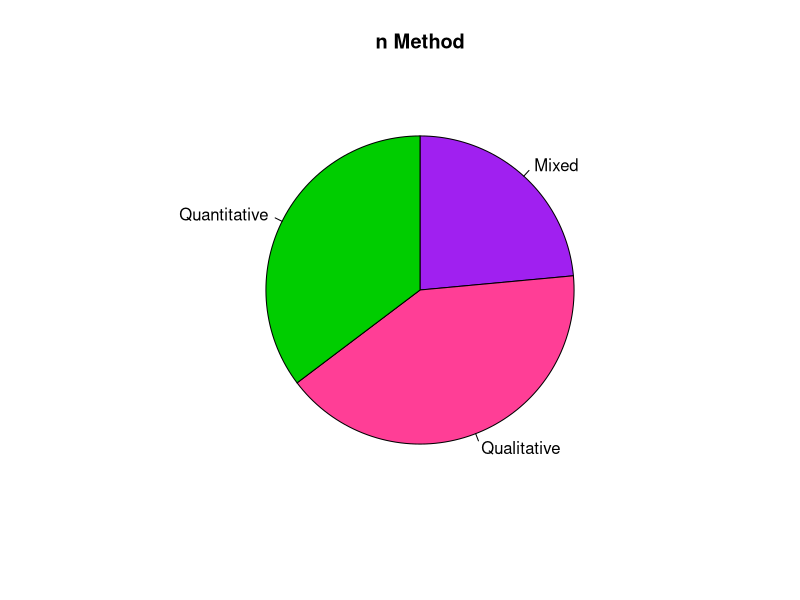
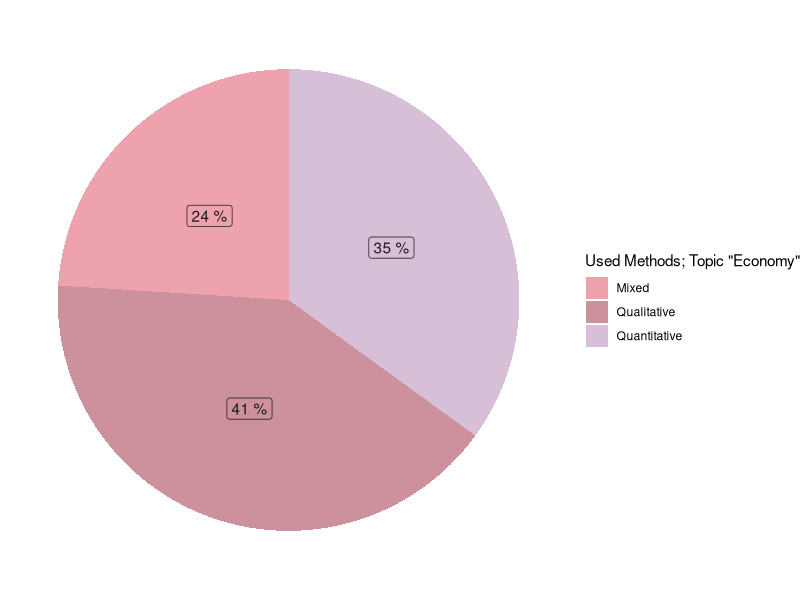

Here is the R script that generated these plots, in order:
### Method extraction for the different topics###
library(readxl)
library(tidyverse)
library(ggplot2)
#library(MetBrewer)

#Use the excel sheet
Thesis <- read_excel("./methods-excel.xlsx", sheet = 1)

### In order to show a plot for the main topics, the topics have to be extracted
### 

#Summary of main topics
Thesis$Main_topic_1
Thesis$Main_topic_2

###############################################################################
#I decided ti use the gather function and have up to two main topics. 
#Else this code would work:

#Sort by Main topics (Main_topic_1) to make a new pie chart
#Nutrition <- Thesis %>% 
#  filter(Main_topic_1 == "Nutrition")
#Show Summary
#Nutrition
#Count "Nutrition" values
#count(Nutrition)

#Now same for second main topic
#Nutrition2 <- Thesis %>% 
#  filter(Main_topic_2 == "Nutrition")
#Nutrition2
###############################################################################

#Use gather function to group two main topics together

Together <- Thesis %>% 
  gather(key = "TopicPart", value = "Topics", c(Main_topic_1, Main_topic_2))

#Filter the topic
# Insert the names Economy,Education,Health,Nutrition,Resources,Safety,Social
#and Time to see the pie chart for the named topic. 

#Within the pie chart you then have to assemble the number of colors: 
#Not all main topic charts have equal numbers of slides.
#For example the main topic Resources does also contain
#methodological studies. The pie chart of Education topics only has 2 colors.

Filtered <- Together %>% 
  filter(Topics == "Economy")

count(Filtered)

### Preparation of the method data ###

#So, the first step is to differentiate between NAs
Thesis <- Filtered %>% 
  mutate_all(~replace(., . == "NA", NA))

#Summary of the data with NA
n_method <- Thesis %>% 
  count(Method) 

#Summary of the data without NA
n_method <- na.omit(n_method)

#Calculation of the percentages of the different used methods 
n_method <- n_method %>%
  mutate(perc = round((n / sum(n) * 100), 0))

#Shows summary of the data. No NA included.
n_method$n
n_method$Method

#To get a percentage (%) sign next to the values:
label <- paste(n_method$perc, "%")

### Pie chart without tidyverse first ###

Method_Extraction <- pie(n_method$n, labels = n_method$Method,
                         main = "n Method", 
                         col = c("purple", "violetred1", "green3",
                                 "cornsilk"), clockwise = TRUE)

### Pie chart with tidyverse ###
# To adjust to different topics, change the number of "grey10" as the color of 
#labels for each slice. 

cols <- c("Quantitative" = "thistle", "Qualitative" = "pink3",
          "Methodological" = "plum4", "Mixed" = "lightpink2")
Method_Extraction <- n_method %>% 
  ggplot(aes(x = "", y =perc, fill = Method)) +
  geom_col() +
  geom_label(aes(label = label), color = c("gray10","gray10","gray10"), 
             position = position_stack(vjust = 0.5),
             show.legend = FALSE) +
  guides(fill = guide_legend(title = 'Used Methods; Topic "Economy"')) +
  coord_polar(theta = "y")+
  theme_void()+
  scale_fill_manual(values = cols)

#Show the plot:
Method_Extraction

#Alternative colors to insert above fo a single graphic:
#scale_fill_manual(values = met.brewer("Cassatt2")[1:3])
